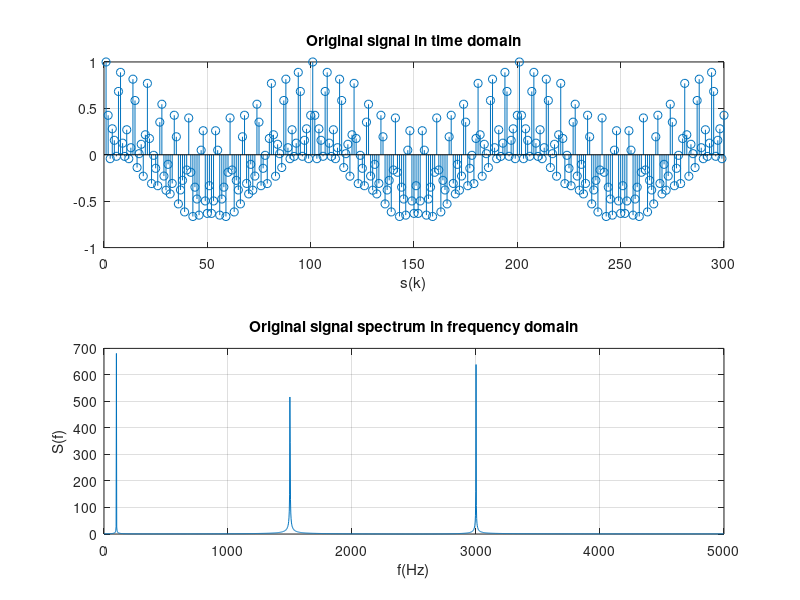

Write MATLAB code to recreate this figure.
% Generating signals
Fs = 1e4;
% Fs=10kHz
f1 = 100;
% f1=100Hz
f2 = 1500;
% f2=1500Hz
f3 = 3000;
% f3=3000Hz
t = 0 : 1/Fs : 1;
s1 = cos((2 * pi * f1) .* t);
% Generating cosine signal with f1=100 Hz
s2 = cos((2 * pi * f2) .* t);
% Generating cosine signal with f2=1500 Hz
s3 = cos((2 * pi * f3) .* t);
% Generating cosine signal with f3=3000 Hz
s = (s1 + s2 + s3) ./ 3;
% add them

figure(1);
% plot
subplot(2,1,1); stem(s(1:300)); grid;
% plot original
title('Original signal in time domain');
xlabel('k');
xlabel('s(k)');
% FFT on signal s
len = 4096; % FFT length
f = Fs .* (0 : len /2 - 1) ./ len ;
y = fft (s, len ); % do len points FFT transform on the signal s

subplot(2,1,2);
plot(f, abs(y(1:len/2))); grid;
% plot original signal s on the frequency domain
title('Original signal spectrum in frequency domain')
xlabel('f(Hz)');
ylabel('S(f)');

